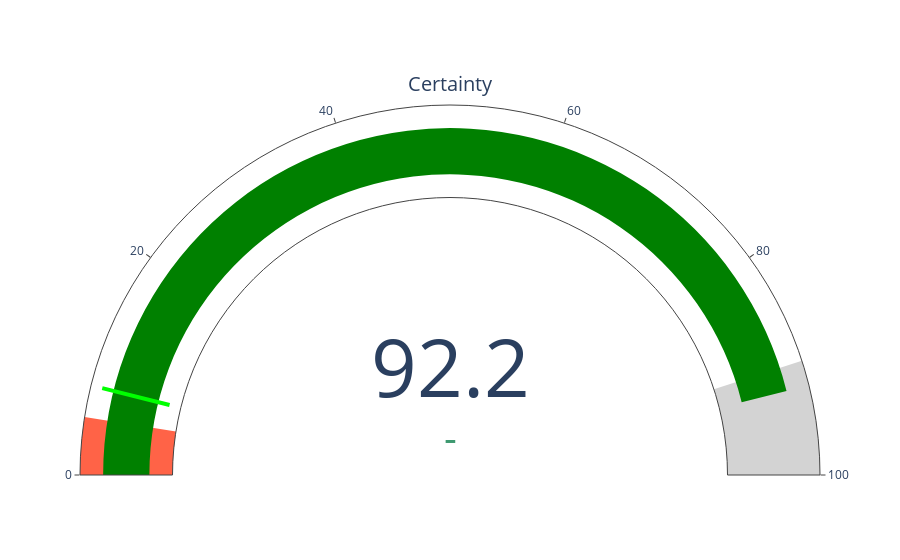

Notebook source saved alongside this figure:
### Code cell
plot_prediction_uncertainty(pred_low)

### Figure 1 — Plotly figure (JSON) as saved in the notebook; plotly's stock layout.template omitted (floating-point values rounded to 4 significant figures)
{"data": [{"delta": {"reference": 92.21}, "domain": {"x": [0, 1], "y": [0, 1]}, "gauge": {"axis": {"range": [null, 100]}, "steps": [{"color": "tomato", "range": [0, 5]}, {"color": "lightgray", "range": [90, 100]}], "threshold": {"line": {"color": "lime", "width": 4}, "thickness": 0.75, "value": 7.791}}, "mode": "gauge+number+delta", "title": {"text": "Certainty"}, "type": "indicator", "value": 92.21}], "layout": {"autosize": true}}
